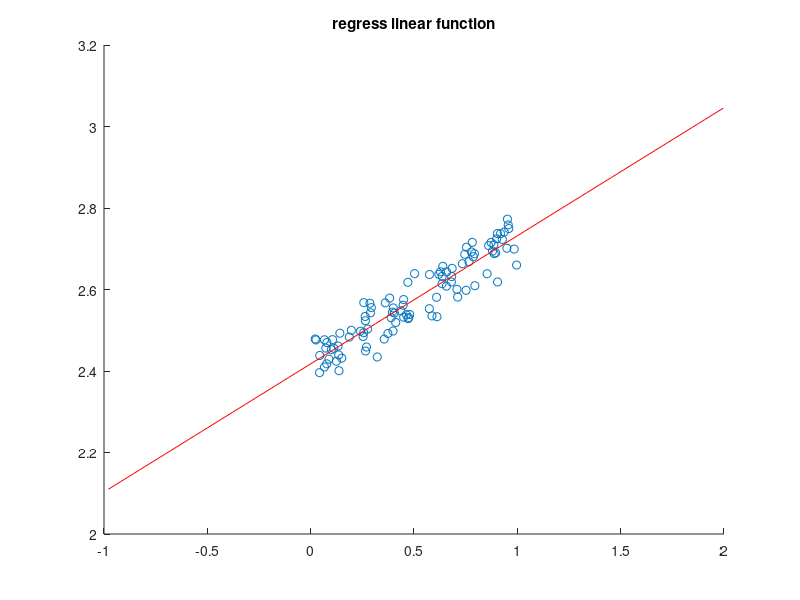

This chart was generated by the following MATLAB code: (Note: this script raises an error after producing the figure.)
% demo for chapter 03
clear; close all;

function plotBand(x, y, h, color)
  if nargin < 4
    color = [0,228,225]/255; %pink
  end
  x = x(:);
  y = y(:);
  h = h(:);
  fill([x;flipud(x)],[y+h;flipud(y-h)],color);
endfunction

function [y, sigma, p] = linInfer(X, model, t)
  % Compute linear model reponse y = w'*x+b and likelihood
  % X: d x n data
  % t: 1 x n response
  w = model.w;
  b = model.b;
  y = w'*X+b;
  if nargout > 1
    beta = model.beta;
    if isfield(model,'V')   % V*V'=inv(S) 3.54
      X = model.V'*bsxfun(@minus,X,model.xbar);
      sigma = sqrt(1/beta+dot(X,X,1));   % 3.59
    else
      sigma = sqrt(1/beta);
    end
    if nargin == 3 && nargout == 3
      p = exp(-0.5*(((t-y)./sigma).^2+log(2*pi))-log(sigma));
    end
  end
endfunction

function model = regress(X, t, lambda)
  % Fit linear regression model t=w'x+b
  % X: d x n data
  % t: 1 x n response
  if nargin < 3
    lambda = 0;
  end
  d = size(X,1);
  xbar = mean(X,2); % mean (x, dim)
  tbar = mean(t,2);

  X = bsxfun(@minus,X,xbar);
  t = bsxfun(@minus,t,tbar);

  S = X*X';
  dg = sub2ind([d,d],1:d,1:d);
  S(dg) = S(dg)+lambda;
  % w = S\(X*t');
  % Compute the Cholesky factor, R, of the symmetric positive definite matrix A, where $R^TR = A$
  R = chol(S);
  w = R\(R'\(X*t'));  % 3.15 & 3.28
  b = tbar-dot(w,xbar);  % 3.19
  model.w = w;
  model.b = b;
endfunction

n = 100;
beta = 4e-2;

# training set X,t
X = rand(1,n);
w = randn;
b = randn;
t = w'*X+b+beta*randn(1,n);

x = linspace(min(X)-1,max(X)+1,n);   % test data for predict


%1
model = regress(X, t);
y = linInfer(x, model);
figure;
hold on;
plot(X,t,'o');
plot(x,y,'r-');
title ("regress linear function");
hold off

%2
[model,llh] = regressEbEm(X,t);
[y, sigma] = linInfer(x,model,t);
figure;
hold on;
#plotBand(x,y,2*sigma);
plot(X,t,'o');
plot(x,y,'r-');
title ("Fit empirical Bayesian linear model with EM");
hold off
figure
plot(llh);

%3
[model,llh] = regressEbFp(X,t);
[y, sigma] = linInfer(x,model,t);
figure;
hold on;
%plotBand(x,y,2*sigma);
plot(X,t,'o');
plot(x,y,'r-');
title ("Fit empirical Bayesian linear model with Mackay fixed point method");
hold off
figure
plot(llh);
